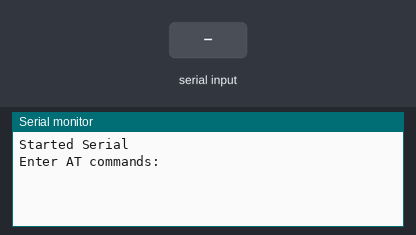
Recording of a sketch running on a simulated Arduino Mega 2560, built with avr-gcc and run on an emulated ATmega2560. On the bench: the last lines printed to the serial monitor. Inputs (shaded band) come from the test bench.

Above: at 1.2 s.
1.3 s: "1" received over the second serial link
At 2.0 s:
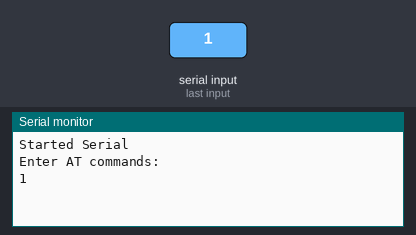
2.8 s: "0" received over the second serial link
At 4.3 s:
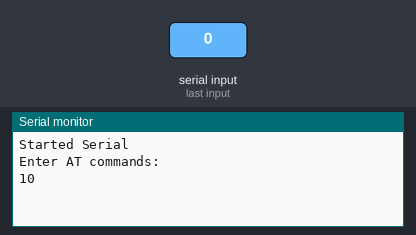

The sketch:

BTresetXENO.ino
```cpp
void setup()
{
  Serial.begin(9600);
  while (!Serial) delay(1);
  Serial.println("Started Serial");
  pinMode(1, OUTPUT);  // this pin will pull the HC-05 pin 34 (key pin) HIGH to switch module to AT mode
  digitalWrite(1, HIGH);
  Serial1.begin(38400);
  while (!Serial1) delay(1);
  Serial.println("Enter AT commands:");

  //Serial.println("Enter AT commands:");
  //Serial1.begin(38400);  // HC-05 default speed in AT command mode
}

void loop()
{

  // Keep reading from HC-05 and send to Arduino Serial Monitor
  if (Serial1.available())
    Serial.write(Serial1.read());

  // Keep reading from Arduino Serial Monitor and send to HC-05
  if (Serial.available())
    Serial1.write(Serial.read());
}

/*
String readString;

void setup() {
  Serial.begin(9600);
  while (!Serial) delay(1);
  Serial.println("serial test 0021"); // so I can keep track of what is loaded
}

void loop() {

  while (Serial.available()) {
    delay(2);  //delay to allow byte to arrive in input buffer
    char c = Serial.read();
    readString += c;
  }

  if (readString.length() >0) {
    Serial.println(readString);

    readString="";
  }
}
*/
```

Measured:
- after the input at 1.3 s, the serial monitor: prints a new line at once (image 1)
- after the input at 2.8 s, the serial monitor: prints a new line at once (image 2)
